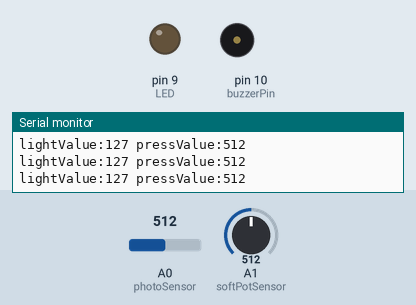
Recording of a sketch running on a simulated Arduino Uno, built with avr-gcc and run on an emulated ATmega328P. Parts: output pins drawn as LEDs (lit = HIGH), buzzer (waves = sounding), the last lines printed to the serial monitor. The inputs (shaded band) are chosen by the test bench; at power-on: A0 (photoSensor) = 512, A1 (softPotSensor) = 512.

Above: at 1.2 s.
1.3 s: A0 (photoSensor) set to 314
4.3 s: A0 (photoSensor) set to 292
At 4.9 s:
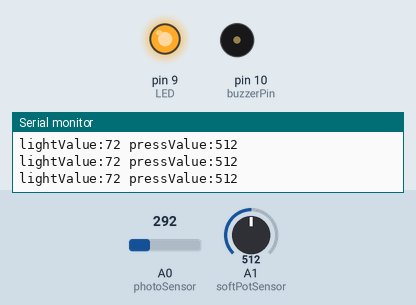
7.3 s: A1 (softPotSensor) set to 7
10.3 s: A1 (softPotSensor) set to 4
At 11.4 s:
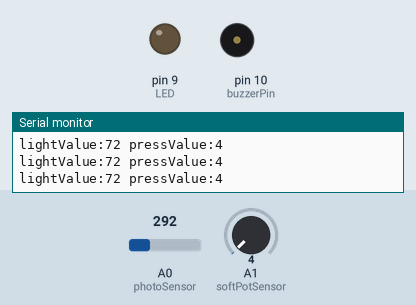
11.8 s: A1 (softPotSensor) set to 122
At 12.2 s:
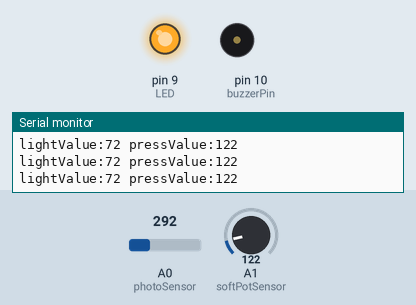
14.8 s: A0 (photoSensor) set to 306
At 16.3 s:
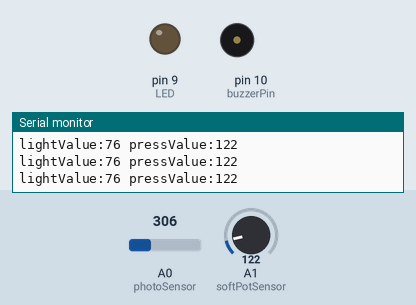
Timing chart, 0 to 18.8 s (numbered marks = the images above; inputs shaded):
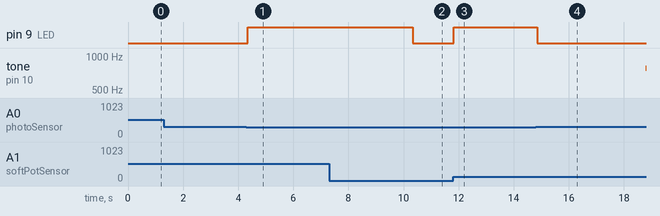

The sketch:

softpot_and_photoresistor_to_led.ino
```cpp
const int photoSensor = 0;                                      //Pin A0 - photo resistor input
const int softPotSensor = 1;                                    //Pin A1 - soft potentiometer input
const int LED = 9;                                              //Pin 9  - led output
const int buzzerPin = 10;                                       //Pin 10 - piezo buzzer
const int lightThreshold = 75, pressThreshold = 5;              //Minimum thresholds for inputs
int pressValue, lightValue;                                     //Inputs read into these values

void setup()
{
  Serial.begin(9600);                                           //set serial device
  pinMode(LED, OUTPUT);                                         //set outputs
  pinMode(buzzerPin, OUTPUT);
}

void loop()
{
  lightValue = analogRead(photoSensor);                         //Sense input light through photo resistor
  lightValue = map(lightValue, 0, 1023, 0, 255);                //mapping and constraining to avoid flickering in LED
  lightValue = constrain(lightValue, 0, 255);

  Serial.print("lightValue:");Serial.print(lightValue);
  pressValue = analogRead(softPotSensor);                       //Sense input press through soft potentiometer
  Serial.print(" pressValue:");Serial.print(pressValue);        //Debug to serial monitor
  Serial.print("\n");

  if(pressValue > pressThreshold){                              //if soft pot is pressed
    if(lightValue < lightThreshold){                            //if there is no light
      analogWrite(LED, 255);                                    //turn on led
    }
    else{                                                       //if there is light
      analogWrite(LED, 0);                                      //turn off led
    }
    tone(buzzerPin, 777, 5);                                   //switch on buzzer
  }
  else{                                                         //if soft pot is not pressed
      analogWrite(LED, 0);                                      //switch off led
  }
}
```

Measured:
- the behaviour switches between 301 and 300 on A0 (photoSensor) (found by bisection; images 0 and 1)
- the behaviour switches between 6 and 5 on A1 (softPotSensor) (found by bisection; images 1 and 2)
- after the input at 4.3 s, pin 9 (LED): LOW → HIGH after 0.05 s
- after the input at 10.3 s, pin 9 (LED): HIGH → LOW at once
- after the input at 11.8 s, pin 9 (LED): LOW → HIGH at once
- after the input at 14.8 s, pin 9 (LED): HIGH → LOW after 0.05 s
